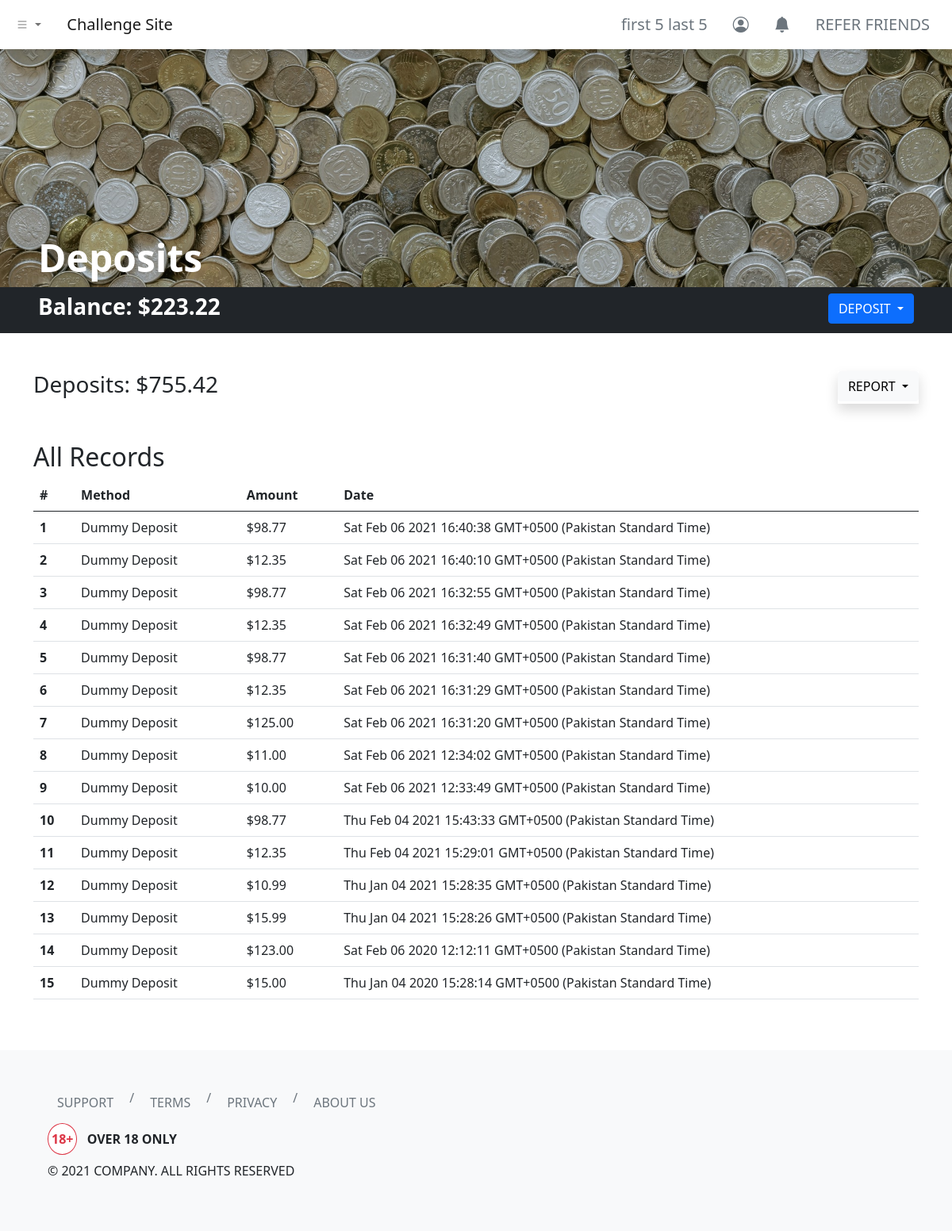
/dashboard/deposits/index.php (signed in), run on an earlier commit of the app's database.
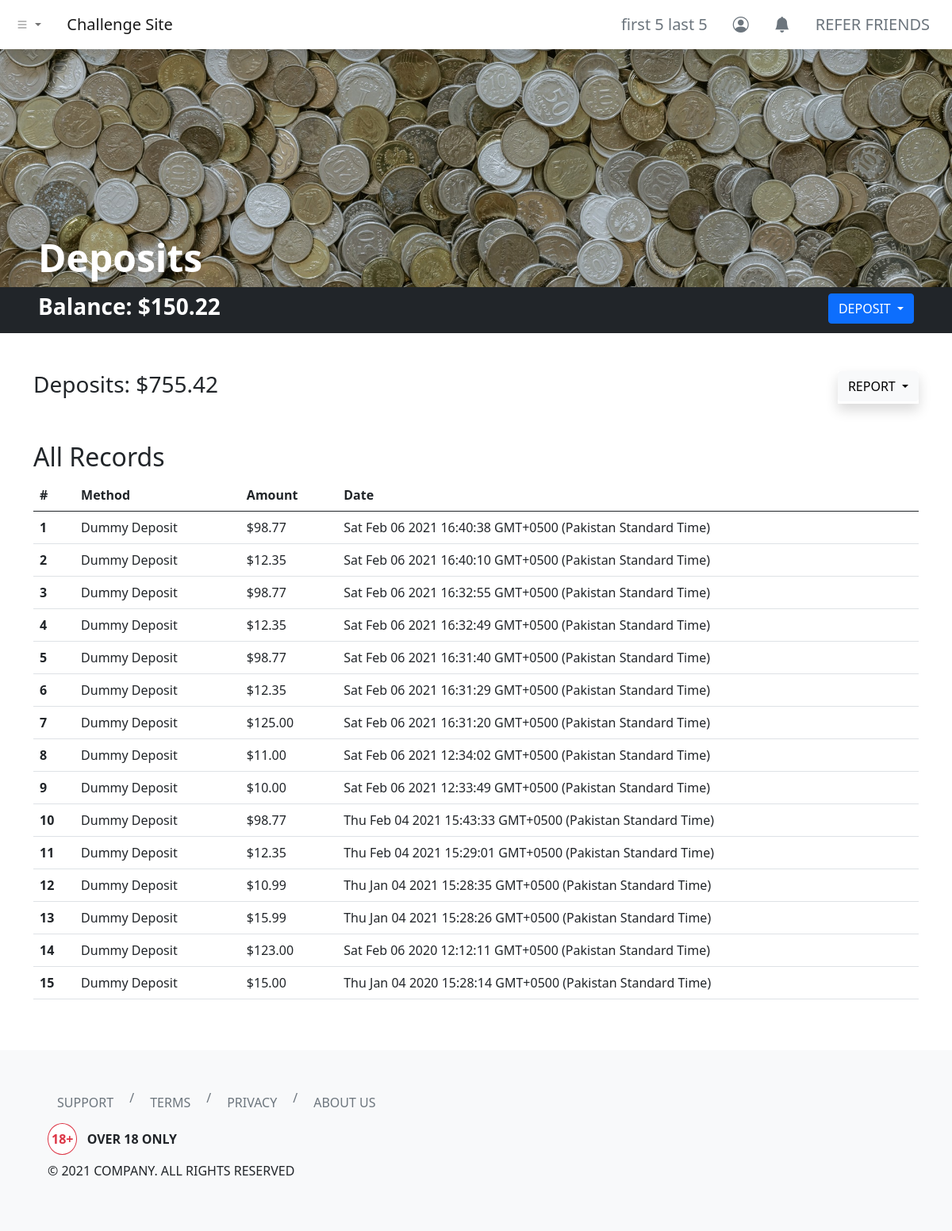
And on a later commit of the database.
### tables this page shows
CREATE TABLE `users` (
  `id` int(11) NOT NULL,
  `username` varchar(255) NOT NULL,
  `first_name` varchar(255) NOT NULL,
  `last_name` varchar(255) NOT NULL,
  `email` varchar(255) NOT NULL,
  `user_password` varchar(255) NOT NULL,
  `balance` decimal(65,30) UNSIGNED NOT NULL DEFAULT 0.000000000000000000000000000000
);

CREATE TABLE `deposit_log` (
  `deposit_id` int(11) NOT NULL,
  `deposit_by` int(11) NOT NULL,
  `method` varchar(255) NOT NULL,
  `amount` decimal(65,30) UNSIGNED NOT NULL,
  `client_date` varchar(255) NOT NULL,
  `server_timestamp` timestamp NOT NULL DEFAULT current_timestamp()
);

### dashboard/deposits/index.php (the view, shortened to what this page needs)
<?php
include '../../header.php';
?>
<link rel="stylesheet" href="./index.css">
<div class="hero bg-dark d-flex align-items-end px-5">
    <h1 class="text-white display-5 fw-bold">Deposits</h1>
</div>
<div class="container-fluid bg-dark py-2 px-5">
    <div class="row">
        <div class="col d-flex justify-content-between">
            <h3 class="text-white fw-bold">Balance:
                <?php
                include_once '../../php-apis/db-config.php';
                $user_id = $_SESSION['id'];
                $sql3 = "SELECT * FROM users WHERE id=$user_id";
                $result3 = mysqli_query($conn, $sql3);
                if (mysqli_num_rows($result3) > 0) {
                    while ($row3 = mysqli_fetch_assoc($result3)) {
                        echo '$' . number_format($row3['balance'], 2, '.', '');
                    }
                } else {
                    header("Location: ../../php-apis/logout.php");
                    die();
                }
                ?>
            </h3>
            <div class="dropdown">
                <button class="btn btn-primary dropdown-toggle text-uppercase" type="button" data-bs-toggle="dropdown" aria-expanded="false">
                    Deposit
                </button>
            </div>
        </div>
    </div>
</div>
<div class="container my-5">
    <div class="row">
        <div class="col">
            <h3>Deposits:
                <?php
                $sql = "SELECT SUM(amount) AS depositSum FROM deposit_log WHERE deposit_by = $user_id";
                $result = mysqli_query($conn, $sql);
                if (mysqli_num_rows($result) > 0) {
                    while ($row = mysqli_fetch_assoc($result)) {
                        echo '$' . number_format($row['depositSum'], 2, '.', '');
                    }
                } else {
                    echo "$0.00";
                }
                ?>
            </h3>
        </div>
        <div class="col d-flex">
            <div class="dropdown shadow ms-auto">
                <button class="btn btn-light dropdown-toggle text-uppercase" type="button" data-bs-toggle="dropdown" aria-expanded="false">
                    Report
                </button>
            </div>
        </div>
    </div>
</div>
<div class="container my-5">
    <div class="row">
        <div class="col">
            <h2 class="text-capitalize"><?php echo (isset($_GET['report-filter']) && !empty($_GET['report-filter'])) ? (str_replace("-", " ", mysqli_real_escape_string($conn, clean_input($_GET['report-filter'])))) : ("All") ?> Records</h2>
            <table class="table">
                <thead>
                    <tr>
                        <th scope="col">#</th>
                        <th scope="col">Method</th>
                        <th scope="col">Amount</th>
                        <th scope="col">Date</th>
                    </tr>
                </thead>
                <tbody>
                    <?php
                    if (isset($_GET['report-filter']) && !empty($_GET['report-filter'])) {
                        $reportFilter = mysqli_real_escape_string($conn, clean_input($_GET["report-filter"]));
                        switch ($reportFilter) {
                            case "current-month":
                                $sql2 = "SELECT * FROM deposit_log WHERE MONTH(server_timestamp) = MONTH(CURRENT_DATE()) AND YEAR(server_timestamp) = YEAR(CURRENT_DATE()) AND deposit_by = $user_id ORDER BY server_timestamp DESC";
                                break;
                            case "previous-month":
                                $sql2 = "SELECT * FROM deposit_log WHERE YEAR(server_timestamp) = YEAR(CURRENT_DATE() - INTERVAL 1 MONTH) AND MONTH(server_timestamp) = MONTH(CURRENT_DATE() - INTERVAL 1 MONTH) AND deposit_by = $user_id ORDER BY server_timestamp DESC";
                                break;
                            case "current-year":
                                $sql2 = "SELECT * FROM deposit_log WHERE YEAR(server_timestamp) = YEAR(CURRENT_DATE()) AND deposit_by = $user_id ORDER BY server_timestamp DESC";
                                break;
                            case "all":
                                $sql2 = "SELECT * FROM deposit_log WHERE deposit_by = $user_id ORDER BY server_timestamp DESC";
                                break;
                            default:
                                $sql2 = "SELECT * FROM deposit_log WHERE deposit_by = $user_id ORDER BY server_timestamp DESC";
                        }
                    } else {
                        $sql2 = "SELECT * FROM deposit_log WHERE deposit_by = $user_id ORDER BY server_timestamp DESC";
                    }
                    $result2 = mysqli_query($conn, $sql2);
                    if (mysqli_num_rows($result2) > 0) {
                        $count = 1;
                        while ($row2 = mysqli_fetch_assoc($result2)) {
                    ?>
                            <tr>
                                <th scope="row"><?php echo $count; ?></th>
                                <td><?php echo $row2['method']; ?></td>
                                <td><?php echo '$' . number_format($row2['amount'], 2, '.', ''); ?></td>
                                <td><?php echo $row2['client_date']; ?></td>
                            </tr>
                        <?php
                            $count++;
                        }
                    } else {
                        ?>
                        <tr>
                            <td colspan="4" class="text-center text-danger">No Records Found!</td>
                        </tr>
                    <?php } ?>
                </tbody>
            </table>
        </div>
    </div>
</div>
<?php
include '../../footer.php';
?>

### header.php (shortened to what this page needs)
<?php
function urlPrefix()
{
    if (basename(getcwd()) === basename(__DIR__)) {
        return './';
    } elseif (basename(dirname(getcwd())) === basename(__DIR__)) {
        return '../';
    } elseif (basename(dirname(dirname(getcwd()))) === basename(__DIR__)) {
        return '../../';
    } elseif (basename(dirname(dirname(dirname(getcwd())))) === basename(__DIR__)) {
        return '../../../';
    } else {
        return './';
    }
}
?>
<!DOCTYPE html>
<html lang="en">
<head>
    <link href="https://cdn.jsdelivr.net/npm/bootstrap@5.0.0-beta1/dist/css/bootstrap.min.css" rel="stylesheet">
    <link rel="stylesheet" href="https://cdn.jsdelivr.net/npm/bootstrap-icons@1.3.0/font/bootstrap-icons.css">
</head>
<body>
    <nav class="navbar navbar-expand-sm navbar-light bg-white shadow">
        <div class="container-fluid">
            <ul class="navbar-nav me-4">
                <li class="nav-item dropdown">
                    <a class="nav-link dropdown-toggle" href="#" id="navbarDropdownMenuLink" role="button" data-bs-toggle="dropdown" aria-expanded="false">
                        <i class="bi bi-list"></i>
                    </a>
                </li>
            </ul>
            <a class="navbar-brand" href="<?php echo urlPrefix(); ?>">Challenge Site</a>
            <div class="collapse navbar-collapse" id="navbarNavDropdown">
                <ul class="navbar-nav ms-auto">
                    <?php if (isset($_SESSION['id'])) { ?>
                        <li class="nav-item">
                            <a class="btn btn-lg btn-outline-secondary border-0" aria-current="page" href="<?php echo urlPrefix() . 'dashboard/profile/'; ?>">
                                <?php
                                include_once urlPrefix() . 'php-apis/db-config.php';
                                $user_id = $_SESSION['id'];
                                $sql = "SELECT * FROM users WHERE id=$user_id";
                                $result = mysqli_query($conn, $sql);
                                if (mysqli_num_rows($result) > 0) {
                                    while ($row = mysqli_fetch_assoc($result)) {
                                        echo $row['first_name'] . ' ' . $row['last_name'];
                                    }
                                } else {
                                    header("Location: " . urlPrefix() . "php-apis/logout.php");
                                    die();
                                }
                                ?>
                            </a>
                        </li>
                        <li class="nav-item">
                            <a class="btn btn-lg btn-outline-secondary border-0" aria-current="page" href="<?php echo urlPrefix() . 'dashboard/profile/'; ?>"><i class="bi bi-person-circle"></i></a>
                        </li>
                        <li class="nav-item">
                            <a class="btn btn-lg btn-outline-secondary border-0" aria-current="page" href="<?php echo urlPrefix() . 'dashboard/notifications/'; ?>"><i class="bi bi-bell-fill"></i></a>
                        </li>
                        <li class="nav-item">
                            <a class="btn btn-lg btn-outline-secondary border-0" aria-current="page" href="<?php echo urlPrefix() . 'dashboard/refer/'; ?>">REFER FRIENDS</a>
                        </li>
                    <?php } else { ?>
                        <li class="nav-item">
                            <a class="btn btn-lg btn-outline-secondary border-0" aria-current="page" href="<?php echo urlPrefix() . 'login/'; ?>">ENTER</a>
                        </li>
                    <?php } ?>
                </ul>
            </div>
        </div>
    </nav>

### footer.php (shortened to what this page needs)
<footer class="bg-light p-5">
    <div class="container-fluid">
        <div class="row">
            <div class="col">
                <nav aria-label="breadcrumb">
                    <ol class="breadcrumb">
                        <li class="breadcrumb-item"><a class="btn btn-outline-secondary border-0" href="<?php echo urlPrefix() . 'help/'; ?>">SUPPORT</a></li>
                        <li class="breadcrumb-item"><a class="btn btn-outline-secondary border-0" href="<?php echo urlPrefix() . 'terms/'; ?>">TERMS</a></li>
                        <li class="breadcrumb-item"><a class="btn btn-outline-secondary border-0" href="<?php echo urlPrefix() . 'privacy/'; ?>">PRIVACY</a></li>
                        <li class="breadcrumb-item"><a class="btn btn-outline-secondary border-0" href="<?php echo urlPrefix() . 'about/'; ?>">ABOUT US</a></li>
                    </ol>
                </nav>
            </div>
        </div>
        <div class="row">
            <div class="col">
                <p class="fw-bold"><span class="border border-danger rounded-circle bg-white text-danger px-1 py-2 me-2">18+</span> OVER 18 ONLY</p>
                <p>© 2021 COMPANY. ALL RIGHTS RESERVED</p>
            </div>
        </div>
    </div>
</footer>
</body>
</html>

### dashboard/deposits/index.css (style rules this page uses)
.hero { background-image: url('../../images/pawel-czerwinski-PtHP1wFSSYI-unsplash.jpg'); background-position: center; background-repeat: no-repeat; background-size: cover; min-height: 300px; }

What changed in the data, as far as the page shows it:
changed users "first 5": balance "223.22" → "150.22"
